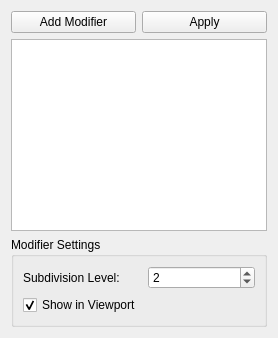
       <widget class="QWidget" name="modifiersTab">
        <attribute name="icon">
         <iconset>
          <normaloff>:/icons/modifier.png</normaloff>:/icons/modifier.png</iconset>
        </attribute>
        <attribute name="title">
         <string>Modifiers</string>
        </attribute>
        <layout class="QVBoxLayout" name="verticalLayout_Modifiers">
         <item>
          <widget class="QWidget" name="modifierToolbar" native="true">
           <layout class="QHBoxLayout" name="horizontalLayout_modifierToolbar">
            <property name="leftMargin">
             <number>0</number>
            </property>
            <property name="topMargin">
             <number>0</number>
            </property>
            <property name="rightMargin">
             <number>0</number>
            </property>
            <property name="bottomMargin">
             <number>0</number>
            </property>
            <item>
             <widget class="QPushButton" name="addModifierButton">
              <property name="text">
               <string>Add Modifier</string>
              </property>
              <property name="icon">
               <iconset>
                <normaloff>:/icons/add.png</normaloff>:/icons/add.png</iconset>
              </property>
             </widget>
            </item>
            <item>
             <widget class="QPushButton" name="applyModifierButton">
              <property name="text">
               <string>Apply</string>
              </property>
              <property name="icon">
               <iconset>
                <normaloff>:/icons/apply.png</normaloff>:/icons/apply.png</iconset>
              </property>
             </widget>
            </item>
           </layout>
          </widget>
         </item>
         <item>
          <widget class="QListWidget" name="modifierList">
           <property name="alternatingRowColors">
            <bool>true</bool>
           </property>
           <property name="selectionBehavior">
            <enum>QAbstractItemView::SelectionBehavior::SelectRows</enum>
           </property>
          </widget>
         </item>
         <item>
          <widget class="QGroupBox" name="modifierSettings">
           <property name="title">
            <string>Modifier Settings</string>
           </property>
           <layout class="QFormLayout" name="formLayout_ModifierSettings">
            <item row="0" column="0">
             <widget class="QLabel" name="subdivLevelLabel">
              <property name="text">
               <string>Subdivision Level:</string>
              </property>
             </widget>
            </item>
            <item row="0" column="1">
             <widget class="QSpinBox" name="subdivLevelSpinBox">
              <property name="minimum">
               <number>1</number>
              </property>
              <property name="maximum">
               <number>6</number>
              </property>
              <property name="value">
               <number>2</number>
              </property>
             </widget>
            </item>
            <item row="1" column="0">
             <widget class="QCheckBox" name="showInViewportCheckBox">
              <property name="text">
               <string>Show in Viewport</string>
              </property>
              <property name="checked">
               <bool>true</bool>
              </property>
             </widget>
            </item>
           </layout>
          </widget>
         </item>
        </layout>
       </widget>
